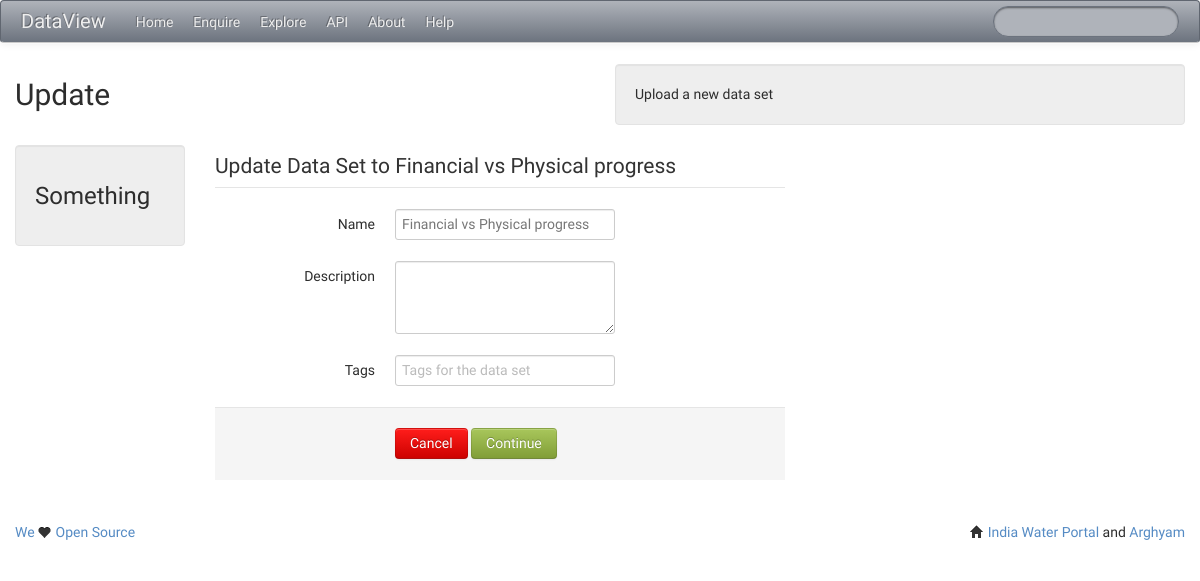
Screenshot of /community/update/data_table/6 with the database file from the repository.
### models.py (models this page shows)
class DataTable(db.Model):
    __tablename__ = 'data_table'
    data_table_id                   = db.Column(db.Integer, primary_key=True)
    data_table_name                 = db.Column(db.Unicode(500))
    data_table_short_name           = db.Column(db.Unicode(500))
    data_table_owner_user_id        = db.Column(db.Integer, db.ForeignKey('users.user_id'), nullable=False)
    data_table_description          = db.Column(db.Text, default=u'', nullable=False)
    data_table_privacy              = db.Column(db.Integer,  default=PRIVACY.PUBLIC, nullable=False)
    data_table_data_source_id       = db.Column(db.Integer, db.ForeignKey('data_source.data_source_id'), nullable=False)
    data_table_upload_complete      = db.Column(db.Integer,  default=UPLOAD_STATUS.INCOMPLETE, nullable=False)

### views/community.py (the view, shortened to what this page needs)
@mod.route('/update/data_table/<data_table_id>', methods=['GET', 'POST'])
def updateDataTable(data_table_id):
    if request.method == 'GET':
        tables = DataTable.query.filter_by(data_table_id=data_table_id)
        for data_table in tables:
            return render_template('community/update_data_table.html', title="Update",Caption="Update data set",notes="Upload a new data set", data_table = data_table, data_source_id=data_table.data_table_data_source_id)

### templates/community/update_data_table.html (shortened to what this page needs)
{% extends "base.html" %}
{% block head %}
    {{ super() }}
{% endblock %}
{% block content %}
<div class="row">
    <div class="span2">
      <div class="well">
        <h3>Something</h3>
      </div>
    </div>
  <div class="span6">
   <form class="form-horizontal" enctype="multipart/form-data" name="upload_data_table_form" method="post">
    <legend>Update Data Set to {{ data_table.data_table_name}}</legend>
    <div class="control-group">
     <label class="control-label" for="name">Name</label>
     <div class="controls">
    <input type="text" id="name" name="name"  value="{{data_table.data_table_name}}"/>
     </div>
    </div>
    <div class="control-group">
     <label class="control-label" for="description">Description</label>
     <div class="controls">
    <textarea rows="3" id="description" name="description">{{data_table.data_table_description}}</textarea>
     </div>
    </div>
    <div class="control-group">
     <label class="control-label" for="tags">Tags</label>
     <div class="controls">
    <input type="text" id="tags" name="tags" placeholder="Tags for the data set"/>
     </div>
    </div>
    <div class="form-actions">
     <button class="btn btn-danger">Cancel</button>
     <button type="submit" class="btn btn-success">Continue</button>
    </div>
   </form>
  </div>
 </div>
{% endblock %}

### rows the page displays
DataTable: data_table_name "Financial vs Physical progress", name "Financial vs Physical progress"

### other values shown
{{ title }} "Update"
{{ notes }} "Upload a new data set"
